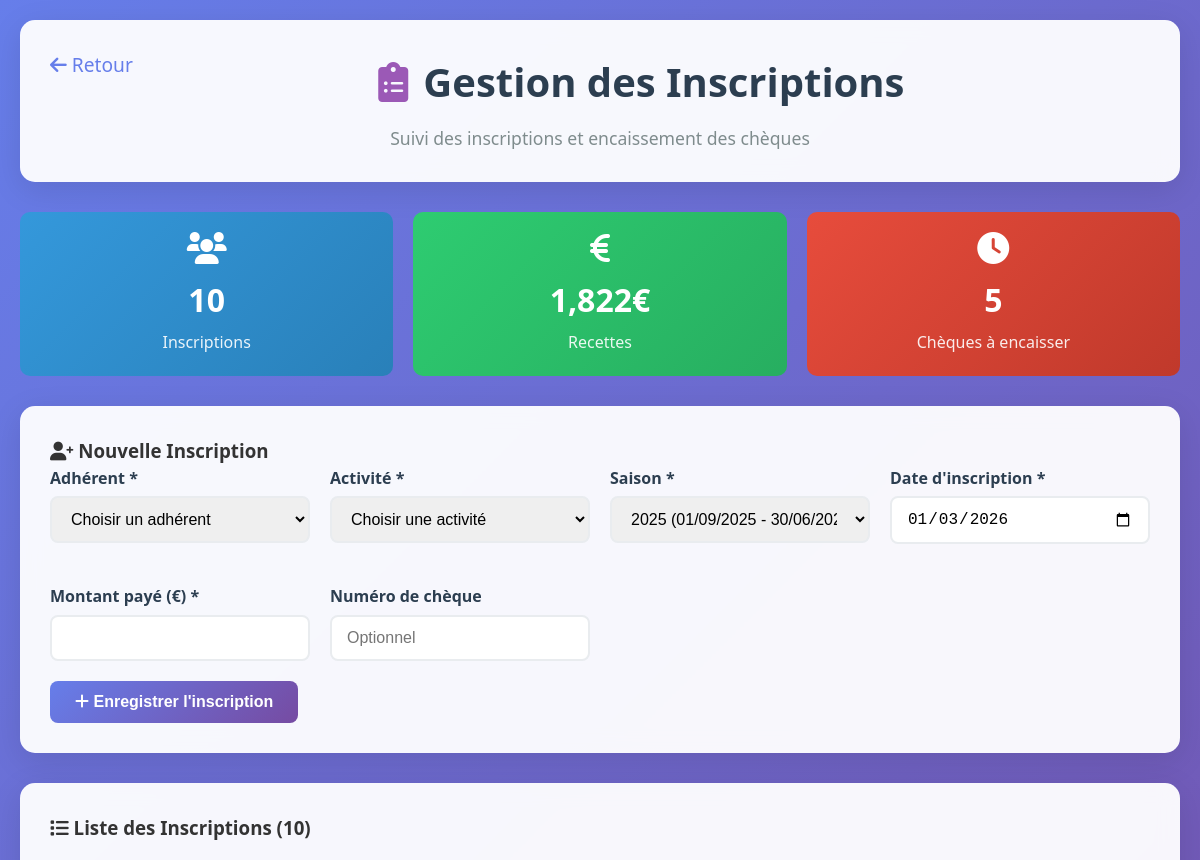
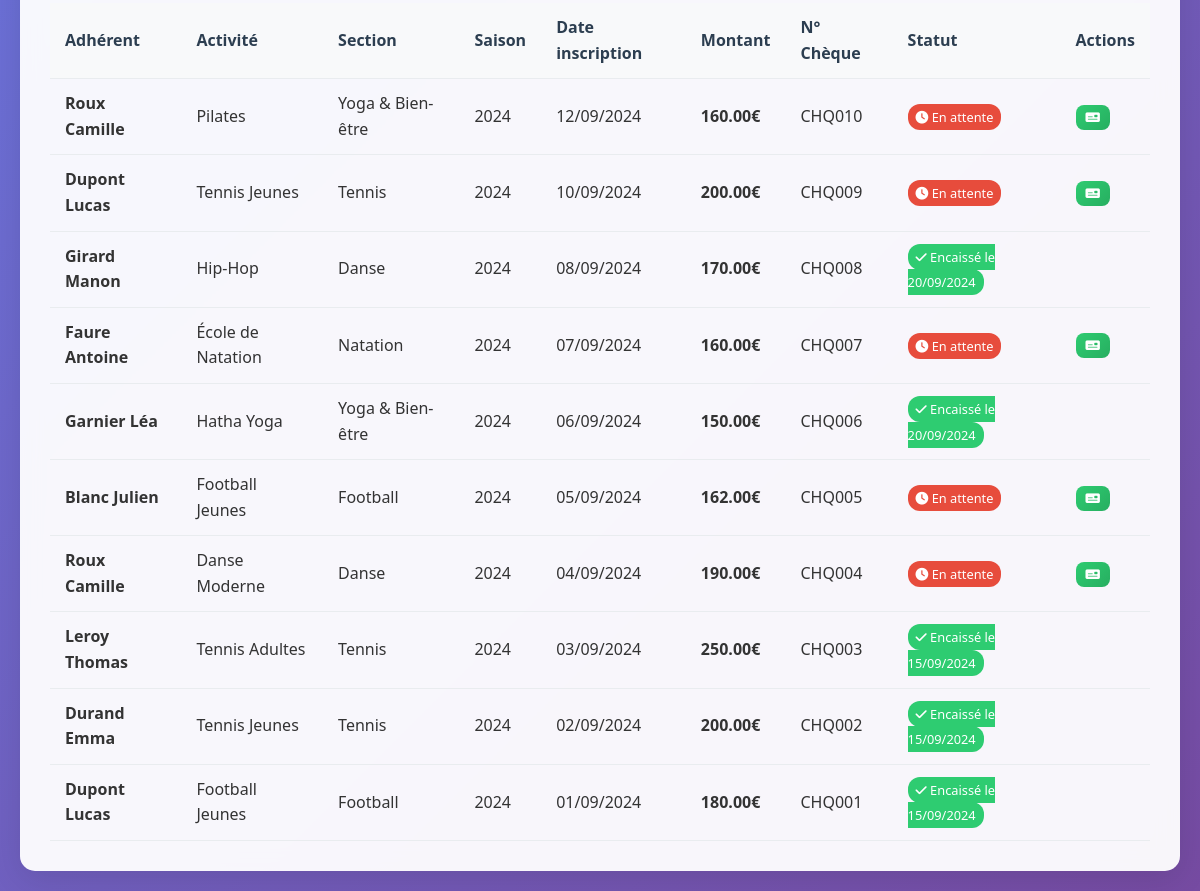
The app's page /inscriptions.php with its own data (2 pictures, top to bottom).
### tables this page shows
CREATE TABLE INSCRIPTION (
    num_adherent INT,
    code_activite VARCHAR(10),
    annee_saison INT,
    date_inscription DATE NOT NULL,
    montant_paye DECIMAL(10,2) NOT NULL,
    numero_cheque VARCHAR(20),
    date_encaissement DATE,
    PRIMARY KEY (num_adherent, code_activite, annee_saison),
    CONSTRAINT fk_inscription_adherent FOREIGN KEY (num_adherent)
        REFERENCES ADHERENT(num_adherent)
        ON UPDATE CASCADE
        ON DELETE CASCADE,
    CONSTRAINT fk_inscription_activite FOREIGN KEY (code_activite)
        REFERENCES ACTIVITE(code_activite)
        ON UPDATE CASCADE
        ON DELETE CASCADE,
    CONSTRAINT fk_inscription_saison FOREIGN KEY (annee_saison)
        REFERENCES SAISON(annee_saison)
        ON UPDATE CASCADE
        ON DELETE CASCADE,
    CONSTRAINT chk_montant_positif CHECK (montant_paye > 0),
    CONSTRAINT chk_dates_encaissement CHECK (date_encaissement IS NULL OR date_encaissement >= date_inscription)
);

CREATE TABLE ADHERENT (
    num_adherent INT AUTO_INCREMENT PRIMARY KEY,
    nom_adh VARCHAR(50) NOT NULL,
    prenom_adh VARCHAR(50) NOT NULL,
    date_naissance DATE NOT NULL,
    adresse_adh VARCHAR(100) NOT NULL,
    code_postal CHAR(5) NOT NULL,
    ville_adh VARCHAR(50) NOT NULL,
    telephone_adh VARCHAR(15),
    email_adh VARCHAR(100),
    CONSTRAINT chk_code_postal CHECK (code_postal REGEXP '^[0-9]{5}$')
);

CREATE TABLE ACTIVITE (
    code_activite VARCHAR(10) PRIMARY KEY,
    nom_activite VARCHAR(100) NOT NULL,
    description_activite TEXT,
    tarif_activite DECIMAL(10,2) NOT NULL,
    code_section VARCHAR(10) NOT NULL,
    CONSTRAINT fk_activite_section FOREIGN KEY (code_section)
        REFERENCES SECTION(code_section)
        ON UPDATE CASCADE
        ON DELETE RESTRICT,
    CONSTRAINT chk_tarif_positif CHECK (tarif_activite > 0)
);

CREATE TABLE SECTION (
    code_section VARCHAR(10) PRIMARY KEY,
    nom_section VARCHAR(100) NOT NULL,
    description_section TEXT,
    num_referent INT NOT NULL,
    CONSTRAINT fk_section_referent FOREIGN KEY (num_referent) 
        REFERENCES BENEVOLE(num_benevole)
        ON UPDATE CASCADE
        ON DELETE RESTRICT
);

### inscriptions.php (the view, shortened to what this page needs)
<?php
require_once 'config.php';
$inscriptions = $pdo->query("
    SELECT i.*, a.nom_adh, a.prenom_adh, ac.nom_activite, ac.tarif_activite, s.nom_section
    FROM INSCRIPTION i
    JOIN ADHERENT a ON i.num_adherent = a.num_adherent
    JOIN ACTIVITE ac ON i.code_activite = ac.code_activite
    JOIN SECTION s ON ac.code_section = s.code_section
    ORDER BY i.date_inscription DESC
")->fetchAll();
$saisons = $pdo->query("SELECT * FROM SAISON ORDER BY annee_saison DESC")->fetchAll();
$stats = $pdo->query("
    SELECT
        COUNT(*) as total_inscriptions,
        SUM(montant_paye) as total_montant,
        COUNT(CASE WHEN date_encaissement IS NULL THEN 1 END) as cheques_non_encaisses
    FROM INSCRIPTION
")->fetch();
?>
<!DOCTYPE html>
<html lang="fr">
<head>
    <link rel="stylesheet" href="assets/css/style.css">
    <link rel="stylesheet" href="https://cdnjs.cloudflare.com/ajax/libs/font-awesome/6.0.0/css/all.min.css">
</head>
<body>
    <div class="container">
        <div class="header fade-in">
            <a href="index.php" style="float: left; color: #667eea; text-decoration: none; font-size: 1.2rem;">
                <i class="fas fa-arrow-left"></i> Retour
            </a>
            <h1><i class="fas fa-clipboard-list" style="color: #9b59b6; margin-right: 15px;"></i>Gestion des Inscriptions</h1>
            <p>Suivi des inscriptions et encaissement des chèques</p>
        </div>
        <div style="display: grid; grid-template-columns: repeat(auto-fit, minmax(200px, 1fr)); gap: 20px; margin-bottom: 30px;" class="fade-in">
            <div style="background: linear-gradient(135deg, #3498db, #2980b9); color: white; padding: 20px; border-radius: 10px; text-align: center;">
                <i class="fas fa-users" style="font-size: 2rem; margin-bottom: 10px;"></i>
                <h3 style="margin: 0; font-size: 2rem;"><?= $stats['total_inscriptions'] ?></h3>
                <p style="margin: 5px 0 0 0; opacity: 0.9;">Inscriptions</p>
            </div>
            <div style="background: linear-gradient(135deg, #2ecc71, #27ae60); color: white; padding: 20px; border-radius: 10px; text-align: center;">
                <i class="fas fa-euro-sign" style="font-size: 2rem; margin-bottom: 10px;"></i>
                <h3 style="margin: 0; font-size: 2rem;"><?= number_format($stats['total_montant'], 0) ?>€</h3>
                <p style="margin: 5px 0 0 0; opacity: 0.9;">Recettes</p>
            </div>
            <div style="background: linear-gradient(135deg, #e74c3c, #c0392b); color: white; padding: 20px; border-radius: 10px; text-align: center;">
                <i class="fas fa-clock" style="font-size: 2rem; margin-bottom: 10px;"></i>
                <h3 style="margin: 0; font-size: 2rem;"><?= $stats['cheques_non_encaisses'] ?></h3>
                <p style="margin: 5px 0 0 0; opacity: 0.9;">Chèques à encaisser</p>
            </div>
        </div>
        <div class="form-container fade-in">
            <h3><i class="fas fa-user-plus"></i> Nouvelle Inscription</h3>
            <form method="POST" id="inscriptionForm">
                <div style="display: grid; grid-template-columns: repeat(auto-fit, minmax(250px, 1fr)); gap: 20px;">
                    <div class="form-group">
                        <label for="num_adherent">Adhérent *</label>
                        <select id="num_adherent" name="num_adherent" class="form-control" required>
                            <option value="">Choisir un adhérent</option>
                        </select>
                    </div>
                    <div class="form-group">
                        <label for="code_activite">Activité *</label>
                        <select id="code_activite" name="code_activite" class="form-control" required onchange="updateTarif()">
                            <option value="">Choisir une activité</option>
                        </select>
                    </div>
                    <div class="form-group">
                        <label for="annee_saison">Saison *</label>
                        <select id="annee_saison" name="annee_saison" class="form-control" required>
                            <?php foreach ($saisons as $s): ?>
                            <option value="<?= $s['annee_saison'] ?>" <?= $s === reset($saisons) ? 'selected' : '' ?>>
                                <?= $s['annee_saison'] ?> (<?= date('d/m/Y', strtotime($s['date_debut'])) ?> - <?= date('d/m/Y', strtotime($s['date_fin'])) ?>)
                            </option>
                            <?php endforeach; ?>
                        </select>
                    </div>
                    <div class="form-group">
                        <label for="date_inscription">Date d'inscription *</label>
                        <input type="date" id="date_inscription" name="date_inscription" class="form-control" value="<?= date('Y-m-d') ?>" required>
                    </div>
                    <div class="form-group">
                        <label for="montant_paye">Montant payé (€) *</label>
                        <input type="number" id="montant_paye" name="montant_paye" class="form-control" step="0.01" min="0" required>
                    </div>
                    <div class="form-group">
                        <label for="numero_cheque">Numéro de chèque</label>
                        <input type="text" id="numero_cheque" name="numero_cheque" class="form-control" placeholder="Optionnel">
                    </div>
                </div>
                <button type="submit" class="btn btn-primary">
                    <i class="fas fa-plus"></i> Enregistrer l'inscription
                </button>
            </form>
        </div>
        <div class="table-container fade-in">
            <h3><i class="fas fa-list"></i> Liste des Inscriptions (<?= count($inscriptions) ?>)</h3>
            <?php if (count($inscriptions) > 0): ?>
                <table class="table">
                    <thead>
                        <tr>
                            <th>Adhérent</th>
                            <th>Activité</th>
                            <th>Section</th>
                            <th>Saison</th>
                            <th>Date inscription</th>
                            <th>Montant</th>
                            <th>N° Chèque</th>
                            <th>Statut</th>
                            <th>Actions</th>
                        </tr>
                    </thead>
                    <tbody>
                        <?php foreach ($inscriptions as $i): ?>
                        <tr>
                            <td><strong><?= htmlspecialchars($i['nom_adh'] . ' ' . $i['prenom_adh']) ?></strong></td>
                            <td><?= htmlspecialchars($i['nom_activite']) ?></td>
                            <td><?= htmlspecialchars($i['nom_section']) ?></td>
                            <td><?= $i['annee_saison'] ?></td>
                            <td><?= date('d/m/Y', strtotime($i['date_inscription'])) ?></td>
                            <td><strong><?= number_format($i['montant_paye'], 2) ?>€</strong></td>
                            <td><?= htmlspecialchars($i['numero_cheque']) ?: '-' ?></td>
                            <td>
                                <?php if ($i['date_encaissement']): ?>
                                    <span style="background: #2ecc71; color: white; padding: 4px 8px; border-radius: 12px; font-size: 0.8rem;">
                                        <i class="fas fa-check"></i> Encaissé le <?= date('d/m/Y', strtotime($i['date_encaissement'])) ?>
                                    </span>
                                <?php else: ?>
                                    <span style="background: #e74c3c; color: white; padding: 4px 8px; border-radius: 12px; font-size: 0.8rem;">
                                        <i class="fas fa-clock"></i> En attente
                                    </span>
                                <?php endif; ?>
                            </td>
                            <td>
                                <?php if (!$i['date_encaissement']): ?>
                                <form method="POST" style="display: inline;">
                                    <button type="submit" class="btn btn-success" style="padding: 5px 10px; font-size: 0.8rem;" title="Encaisser le chèque">
                                        <i class="fas fa-money-check"></i>
                                    </button>
                                </form>
                                <?php endif; ?>
                            </td>
                        </tr>
                        <?php endforeach; ?>
                    </tbody>
                </table>
            <?php else: ?>
                <p style="text-align: center; color: #7f8c8d; margin-top: 30px;">
                    <i class="fas fa-info-circle"></i> Aucune inscription enregistrée
                </p>
            <?php endif; ?>
        </div>
    </div>
</body>
</html>

### assets/css/style.css (style rules this page uses)
* { margin: 0; padding: 0; box-sizing: border-box; }
body { font-family: 'Segoe UI', Tahoma, Geneva, Verdana, sans-serif; line-height: 1.6; color: #333; background: linear-gradient(135deg, #667eea 0%, #764ba2 100%); min-height: 100vh; }
.container { max-width: 1200px; margin: 0 auto; padding: 20px; }
.header { background: rgba(255, 255, 255, 0.95); backdrop-filter: blur(10px); border-radius: 15px; padding: 30px; margin-bottom: 30px; box-shadow: 0 8px 32px rgba(0, 0, 0, 0.1); text-align: center; }
.header h1 { color: #2c3e50; font-size: 2.5rem; margin-bottom: 10px; font-weight: 700; }
.header p { color: #7f8c8d; font-size: 1.1rem; }
.form-container { background: rgba(255, 255, 255, 0.95); backdrop-filter: blur(10px); border-radius: 15px; padding: 30px; box-shadow: 0 8px 32px rgba(0, 0, 0, 0.1); margin-bottom: 30px; }
.form-group { margin-bottom: 20px; }
.form-group label { display: block; margin-bottom: 5px; font-weight: 600; color: #2c3e50; }
.form-control { width: 100%; padding: 12px 15px; border: 2px solid #e9ecef; border-radius: 8px; font-size: 1rem; transition: border-color 0.3s ease; }
.btn { padding: 12px 25px; border: none; border-radius: 8px; font-size: 1rem; font-weight: 600; cursor: pointer; transition: all 0.3s ease; text-decoration: none; display: inline-block; text-align: center; }
.btn-primary { background: linear-gradient(135deg, #667eea 0%, #764ba2 100%); color: white; }
.btn-success { background: linear-gradient(135deg, #2ecc71 0%, #27ae60 100%); color: white; }
.table-container { background: rgba(255, 255, 255, 0.95); backdrop-filter: blur(10px); border-radius: 15px; padding: 30px; box-shadow: 0 8px 32px rgba(0, 0, 0, 0.1); overflow-x: auto; }
.table { width: 100%; border-collapse: collapse; margin-top: 20px; }
.table th, .table td { padding: 12px 15px; text-align: left; border-bottom: 1px solid #e9ecef; }
.table th { background: #f8f9fa; font-weight: 600; color: #2c3e50; }
.fade-in { animation: fadeInUp 0.6s ease-out; }

### records on screen
inscription: num_adherent.prenom_adh "Roux Camille", code_activite.nom_activite "Pilates", section.nom_section "Yoga & Bien-être", annee_saison "2024", date_inscription "12/09/2024", montant_paye "160.00", numero_cheque "CHQ010", shows "En attente"
inscription: num_adherent.prenom_adh "Dupont Lucas", code_activite.nom_activite "Tennis Jeunes", section.nom_section "Tennis", annee_saison "2024", date_inscription "10/09/2024", montant_paye "200.00", numero_cheque "CHQ009", shows "En attente"
inscription: num_adherent.prenom_adh "Girard Manon", code_activite.nom_activite "Hip-Hop", section.nom_section "Danse", annee_saison "2024", date_inscription "08/09/2024", montant_paye "170.00", numero_cheque "CHQ008", date_encaissement "20/09/2024"
inscription: num_adherent.prenom_adh "Faure Antoine", code_activite.nom_activite "École de Natation", section.nom_section "Natation", annee_saison "2024", date_inscription "07/09/2024", montant_paye "160.00", numero_cheque "CHQ007", shows "En attente"
inscription: num_adherent.prenom_adh "Garnier Léa", code_activite.nom_activite "Hatha Yoga", section.nom_section "Yoga & Bien-être", annee_saison "2024", date_inscription "06/09/2024", montant_paye "150.00", numero_cheque "CHQ006", date_encaissement "20/09/2024"
inscription: num_adherent.prenom_adh "Blanc Julien", code_activite.nom_activite "Football Jeunes", section.nom_section "Football", annee_saison "2024", date_inscription "05/09/2024", montant_paye "162.00", numero_cheque "CHQ005", shows "En attente"
inscription: num_adherent.prenom_adh "Roux Camille", code_activite.nom_activite "Danse Moderne", section.nom_section "Danse", annee_saison "2024", date_inscription "04/09/2024", montant_paye "190.00", numero_cheque "CHQ004", shows "En attente"
inscription: num_adherent.prenom_adh "Leroy Thomas", code_activite.nom_activite "Tennis Adultes", section.nom_section "Tennis", annee_saison "2024", date_inscription "03/09/2024", montant_paye "250.00", numero_cheque "CHQ003", date_encaissement "15/09/2024"
inscription: num_adherent.prenom_adh "Durand Emma", code_activite.nom_activite "Tennis Jeunes", section.nom_section "Tennis", annee_saison "2024", date_inscription "02/09/2024", montant_paye "200.00", numero_cheque "CHQ002", date_encaissement "15/09/2024"
inscription: num_adherent.prenom_adh "Dupont Lucas", code_activite.nom_activite "Football Jeunes", section.nom_section "Football", annee_saison "2024", date_inscription "01/09/2024", montant_paye "180.00", numero_cheque "CHQ001", date_encaissement "15/09/2024"

### other values on screen
$stats['total_inscriptions'] "10"
$stats['total_montant'] "1,822"
$stats['cheques_non_encaisses'] "5"
count($inscriptions) "10"
form field annee_saison "2025 (01/09/2025 - 30/06/2026)"
